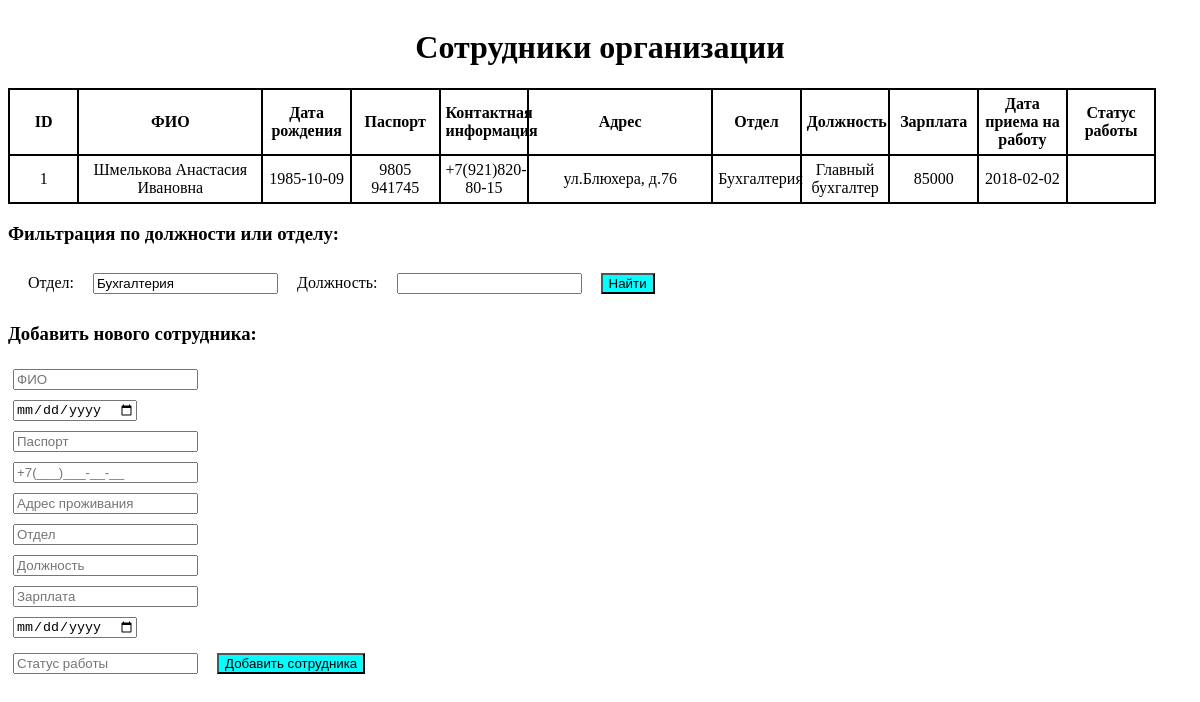
The page /index.php?FOtdel=Бухгалтерия on the database as committed earlier.
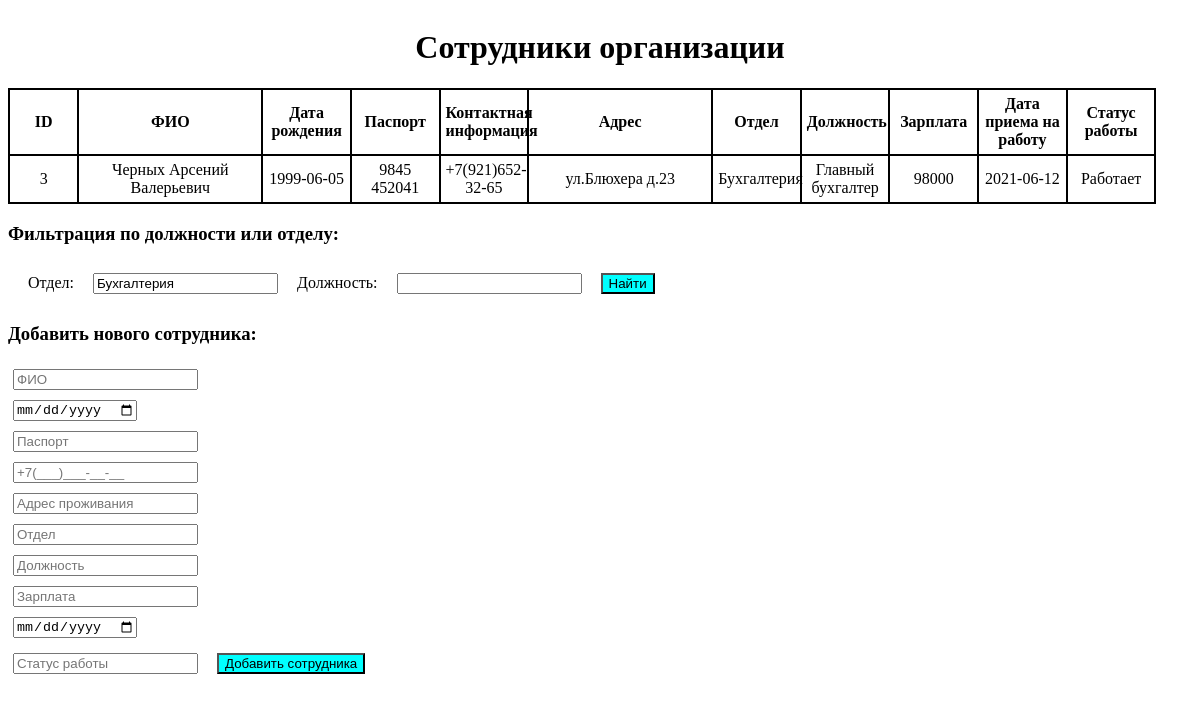
The same page on the database as committed later.
### tables this page shows
CREATE TABLE `sotr` (
  `ID` int(11) NOT NULL,
  `FIO` varchar(75) NOT NULL,
  `DataRozhdenia` date NOT NULL,
  `Pasport` varchar(15) NOT NULL,
  `KontaktnayaInfa` varchar(75) NOT NULL,
  `Adres` varchar(75) NOT NULL,
  `Otdel` varchar(75) NOT NULL,
  `Dolzhnost` varchar(75) NOT NULL,
  `Zarplata` int(11) NOT NULL,
  `DataPrinatia` date NOT NULL,
  `Statusr` varchar(10) NOT NULL
);

### index.php (the view, shortened to what this page needs)
<!DOCTYPE html>
<html lang="en">
<head>
    <link href="style.css" rel="stylesheet" type="text/css">
</head>
<body>
<?php
require_once 'config.php';
$FOtdel = isset($_GET['FOtdel']) ?$_GET['FOtdel'] : '';
$FDolzhnost = isset($_GET['FDolzhnost']) ? $_GET['FDolzhnost'] : '';
$query = "SELECT * FROM sotr WHERE 1=1";
if ($FOtdel) {
    $query .= " AND Otdel LIKE '%$FOtdel%'";
}
$result = mysqli_query($conn, $query);
$list = array();
while ($row = mysqli_fetch_assoc($result)) {
$list[] = $row;
}
?>
<h1>Сотрудники организации</h1>
<table>
<thead>
    <th style=width:5%>ID</th>
    <th style=width:15%;>ФИО</th>
    <th>Дата рождения</th>
    <th>Паспорт</th>
    <th>Контактная информация</th>
    <th style=width:15%;>Адрес</th>
    <th>Отдел</th>
    <th>Должность</th>
    <th>Зарплата</th>
    <th>Дата приема на работу</th>
    <th>Статус работы</th>
</thead>
<tbody>
    <?php foreach($list as $item): ?>
        <tr>
            <td> <?php echo htmlspecialchars($item['ID']);?></td>
            <td> <?php echo htmlspecialchars($item['FIO']);?></td>
            <td> <?php echo htmlspecialchars($item['DataRozhdenia']);?></td>
            <td> <?php echo htmlspecialchars($item['Pasport']);?></td>
            <td> <?php echo htmlspecialchars($item['KontaktnayaInfa']);?></td>
            <td> <?php echo htmlspecialchars($item['Adres']);?></td>
            <td> <?php echo htmlspecialchars($item['Otdel']);?></td>
            <td> <?php echo htmlspecialchars($item['Dolzhnost']);?></td>
            <td> <?php echo htmlspecialchars($item['Zarplata']);?></td>
            <td> <?php echo htmlspecialchars($item['DataPrinatia']);?></td>
            <td> <?php echo htmlspecialchars($item['Statusr']);?></td>
        </tr>
    <?php endforeach; ?>
</tbody>
</table>
<h3> Фильтрация по должности или отделу: </h3>
<form class = "filtr" method="GET" action="">
    <label   class = "filtr" for="Otdel">Отдел:</label>
    <input type="text" id="Otdel" name="FOtdel" value="<?php echo htmlspecialchars($FOtdel); ?>">
    <label  class = "filtr" for="Dolzhnost">Должность:</label>
    <input type="text" id="Dolzhnost" name="FDolzhnost" value="<?php echo htmlspecialchars($FDolzhnost); ?>">
    <button type="submit">Найти</button>
</form>
<h3>Добавить нового сотрудника:</h3>
<form method="POST" action="">
<input type="text" name="FIO" placeholder="ФИО" required><br>
<input type="date" name="DataRozhdenia" placeholder="Дата рождения" required><br>
<input type="text" name="Pasport" placeholder="Паспорт" required><br>
<input type="text" name="KontaktnayaInfa" placeholder="+7(___)___-__-__" required><br>
<input type="text" name="Adres" placeholder="Адрес проживания" required><br>
<input type="text" name="Otdel" placeholder="Отдел" required><br>
<input type="text" name="Dolzhnost" placeholder="Должность" required><br>
<input type="number" name="Zarplata" placeholder="Зарплата" required><br>
<input type="date" name="DataPrinatia" placeholder="Дата принятия на работу" required><br>
<input type="text" name="Statusr" placeholder="Статус работы" required>
<button type="submit">Добавить сотрудника</button>
</form>
</body>
</html>

### style.css (style rules this page uses)
h1 { text-align: center; }
body { font-size: 16px; align-content: center; }
table { table-layout: fixed; width: 97%; border-collapse: collapse; border: 2px solid rgb(0, 0, 0); }
th, td { padding: 5px; border: 2px solid rgb(0, 0, 0); text-align: center; }
.filtr { margin: 10px; font-size: 16px; align-content: center; }
button { margin: 10px; background-color:aqua; }
label { margin: 5px; }
input { margin: 5px; }

Rows that differ between the two databases and show on the page:
no longer on this page (row edited): sotr: ID "1", FIO "Шмелькова Анастасия Ивановна", DataRozhdenia "1985-10-09", Pasport "9805 941745", KontaktnayaInfa "+7(921)820-80-15", Adres "ул.Блюхера, д.76", Otdel "Бухгалтерия", Dolzhnost "Главный бухгалтер", Zarplata "85000", DataPrinatia "2018-02-02"
added sotr: ID "3", FIO "Черных Арсений Валерьевич", DataRozhdenia "1999-06-05", Pasport "9845 452041", KontaktnayaInfa "+7(921)652-32-65", Adres "ул.Блюхера д.23", Otdel "Бухгалтерия", Dolzhnost "Главный бухгалтер", Zarplata "98000", DataPrinatia "2021-06-12", Statusr "Работает"
